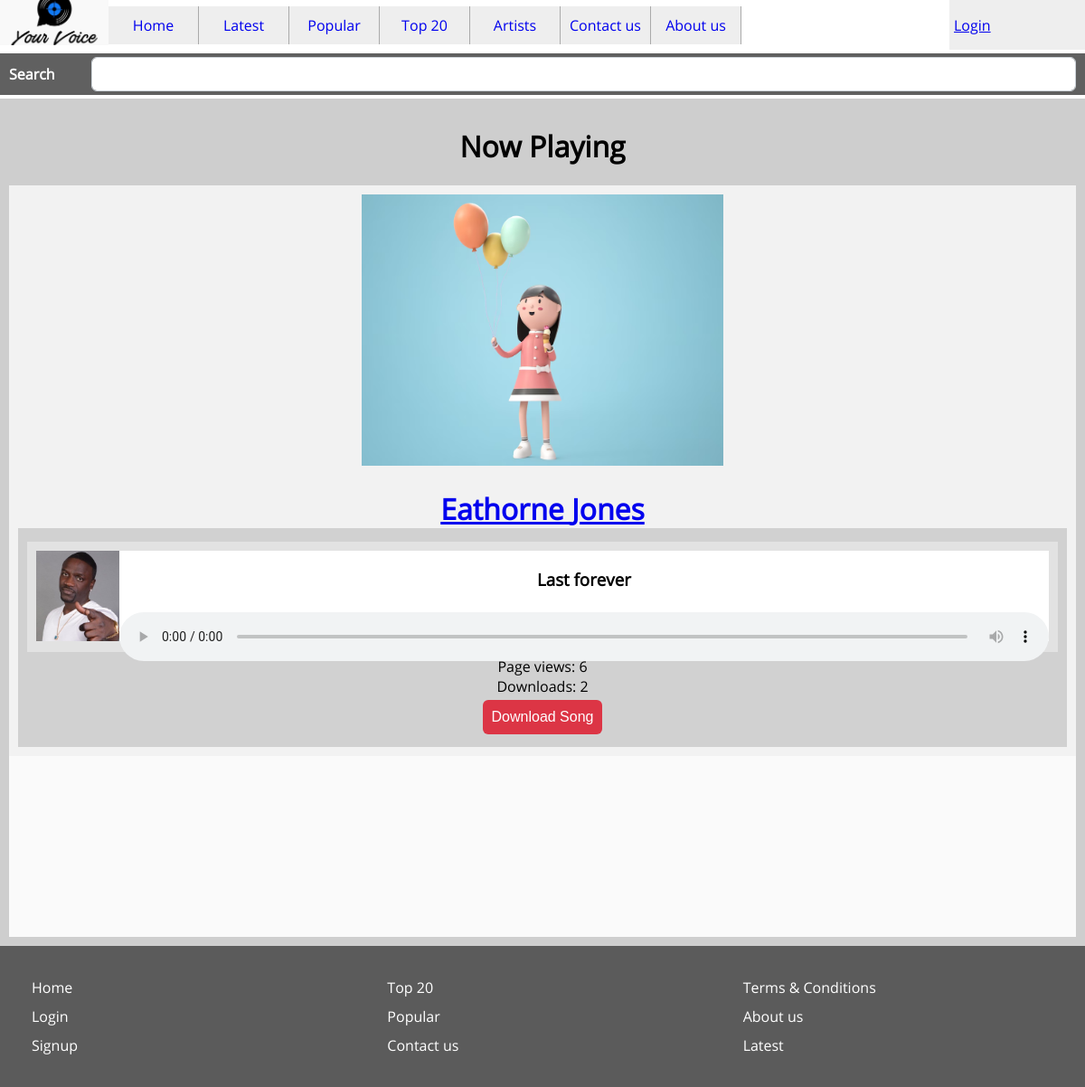
/song.php?id=3, run on the app's committed database.
### tables this page shows
CREATE TABLE `songs` (
  `id` int(11) NOT NULL,
  `user_id` int(11) NOT NULL,
  `file` varchar(1024) NOT NULL,
  `image` varchar(1024) NOT NULL,
  `title` varchar(100) NOT NULL,
  `views` int(11) NOT NULL DEFAULT 0,
  `downloads` int(11) NOT NULL DEFAULT 0,
  `popularity` int(11) NOT NULL DEFAULT 0,
  `date` datetime DEFAULT NULL
);

CREATE TABLE `users` (
  `id` int(11) NOT NULL,
  `username` varchar(30) NOT NULL,
  `first_name` varchar(30) NOT NULL,
  `last_name` varchar(30) NOT NULL,
  `email` varchar(100) NOT NULL,
  `password` varchar(255) NOT NULL,
  `role` varchar(6) NOT NULL,
  `date` datetime NOT NULL,
  `image` varchar(1024) DEFAULT NULL
);

### functions.php (called while the page is built, shortened)
<?php
function get_image($path)
{
	if(file_exists($path ?? ''))
		return $path;
	return 'assets/images/no_image.jpg?1';
}
function esc($str)
{
	return htmlspecialchars($str);
}
function add_page_view($song_id){
	$query = "select views, downloads, date from songs where id = '$song_id' limit 1";
	$row = query($query);
}
function query($query)
{
	global $con;
	$result = mysqli_query($con, $query);
	if(!is_bool($result))
	{
		if(mysqli_num_rows($result) > 0)
		{
			$rows = [];
			while($row = mysqli_fetch_assoc($result))
			{
				$rows[] = $row;
			}
			return $rows;
		}
	}
	return false;
}

### song.php (the view, shortened to what this page needs)
<?php
	require 'init.php';
	$song_id = $_GET['id'] ?? 0;
	$song_id = (int)$song_id;
	$query = "select * from songs where id = '$song_id' limit 1";
 	$song = query($query);
 	if(!empty($song))
	{
		$song = $song[0];
		$id = $song['user_id'];
		$query = "select * from users where id = '$id' limit 1";
	 	$row = query($query);
	 	if(!empty($row))
		{
			$row = $row[0];
		}
		if(user('id') != $song['user_id'])
			add_page_view($song['id']);
	}
?>
	<?php require 'header.php';?>
	<div class="class_35" >
		<h1 class="class_14"  >
			Now Playing
		</h1>
		<?php if(!empty($row)):?>
		<div class="class_36" style="display: block;" >
			<div class="class_37" style="margin:auto;" >
				<img src="<?=get_image($song['image'])?>" class="class_38" style="min-width: 400px;height:auto" >
				<h1 class="class_18" style="margin-bottom:0px"  >
					<a href="profile.php?id=<?=$row['id']?>">
						<?=$row['username']?> <?=$row['last_name']?>
					</a>
				</h1>
				<div class="class_39"  style="display:block">
					<?php if(!empty($song)):?>
						<div class="class_44"  style="width:100%" >
							<div class="class_45" >
								<img src="<?=get_image($row['image'])?>" class="class_46" >
							</div>
							<div class="class_47" >
								<h3 class="class_18"  >
									<?=esc($song['title'])?>
								</h3>
								<div class="class_29" >
									<audio controls="" class="class_30" >
										<source src="<?=$song['file']?>" type="audio/mpeg" >
									</audio>
								</div>
							</div>
						</div>
						<div style="color:black;text-align:center;">Page views: <?=$song['views']?></div>
						<div style="color:black;text-align:center;">Downloads: <?=$song['downloads']?></div>
						<a href="download.php?id=<?=$song['id']?>">
							<button class="class_32"  >
								Download Song
							</button>
						</a>
					<?php else:?>
						<div style="color:black;padding:10px;text-align: center;">No song found!<br><a href="upload.php">Upload a song</a></div>
					<?php endif;?>
				</div>
			</div>
			<div class="class_43" >
				</div>
			</div>
			<?php endif;?>
		</div>
<?php require 'footer.php';?>

### assets/css/styles.css (style rules this page uses)
body { font-family: opensans; font-size: 16px; margin:0px; padding:0px; word-break: break-word; word-wrap: break-word; }
.class_14 { padding-left: 10px; padding-right: 10px; text-align: center; color: rgb(0, 0, 0); }
.class_18 { padding-left: 10px; padding-right: 10px; }
.class_29 { padding-top:5px; padding-bottom:5px; }
.class_30 { width:100% }
.class_32 { cursor: pointer; font-size:16px; padding: 10px; border:none; color:#FFFFFF; background-color:#dc3545; border-radius:6px; margin: .25rem .125rem; }
.class_35 { padding: 10px; background-color: rgb(206, 206, 206); color: rgb(255, 255, 255); }
.class_36 { display: flex; flex-wrap:wrap; }
.class_37 { flex: 1 1 0%; min-width: 500px; min-height: 200px; background-color: rgb(242, 242, 242); vertical-align: top; text-align: center; color: rgb(0, 0, 0); padding: 10px; }
.class_38 { width:150px; height:150px; object-fit: cover; }
.class_39 { padding: 10px; background-color: rgb(209, 209, 209); color: rgb(255, 255, 255); display: flex; }
.class_43 { flex: 1 1 0%; min-width: 500px; min-height: 200px; background-color: rgb(250, 250, 250); vertical-align: top; padding: 10px; }
.class_44 { height: 122px; padding: 10px; background-color: rgb(226, 226, 226); color: rgb(255, 255, 255); display: flex; margin-top: 5px; margin-bottom: 5px; }
.class_45 { width: 100px; height: 100px; background-color: rgb(198, 198, 198); color: rgb(255, 255, 255); }
.class_46 { width: 100%; height: 100%; object-fit: cover; }
.class_47 { height: 100px; background-color: rgb(255, 255, 255); color: rgb(0, 0, 0); width: 100%; }

### data on the page
songs: image (picture), title "Last forever", views "6", downloads "2"
users: username "Eathorne", last_name "Jones", image (picture)
